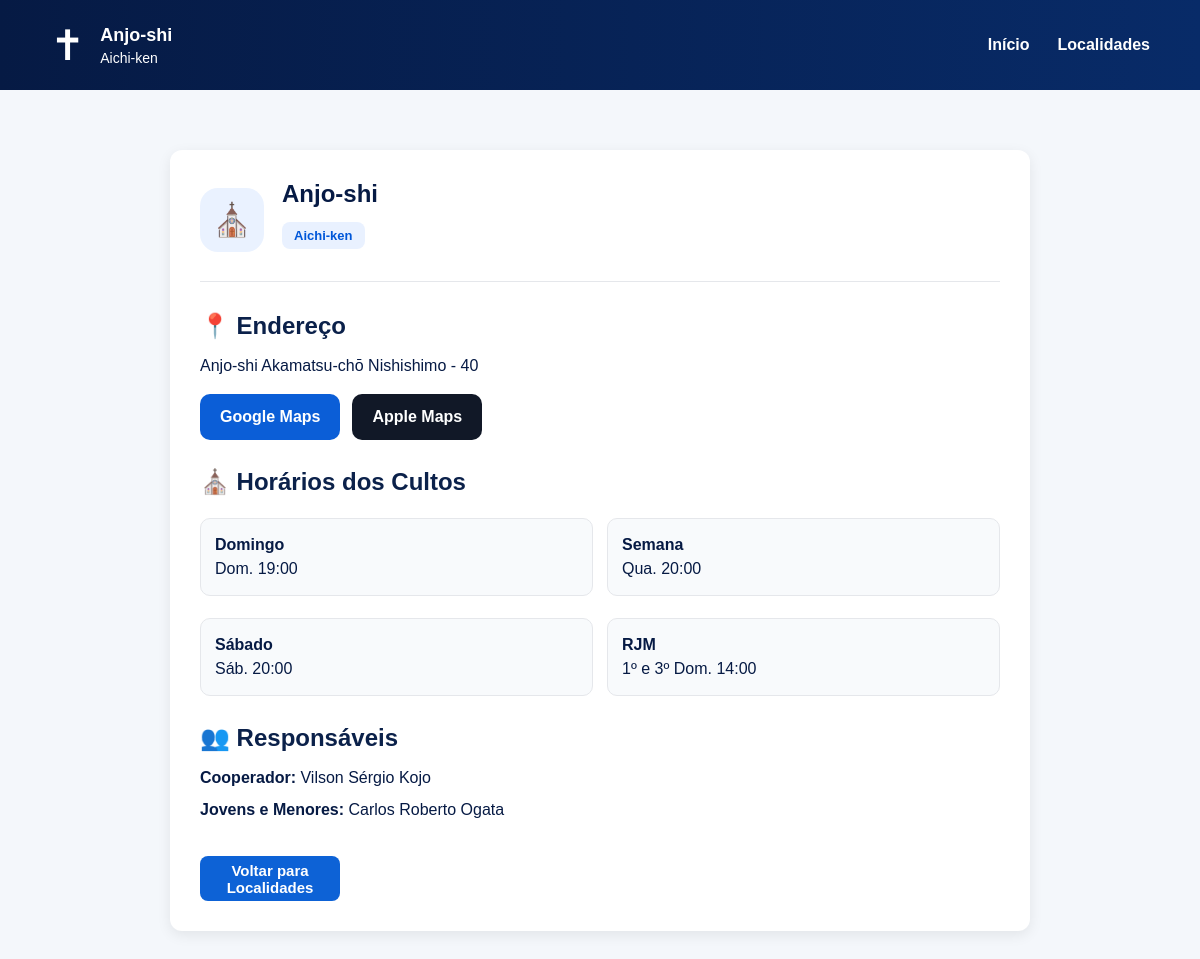
The app's page /localidade/anjo with its own data.
### tables this page shows
CREATE TABLE igrejas (
            id INTEGER PRIMARY KEY AUTOINCREMENT,
            estado TEXT NOT NULL,
            cidade TEXT NOT NULL,
            slug TEXT NOT NULL UNIQUE,
            culto_domingo TEXT,
            culto_semana TEXT,
            culto_sabado TEXT,
            rjm TEXT,
            endereco TEXT,
            cooperador TEXT,
            jovens TEXT
        , latitude TEXT, longitude TEXT);

### app.py (the view)
@app.route("/localidade/<slug>")
def localidade(slug):
    conn = conectar()
    igreja = conn.execute(
        "SELECT * FROM igrejas WHERE slug = ?",
        (slug,)
    ).fetchone()
    conn.close()
    if not igreja:
        return redirect(url_for("localidades"))
    igreja = preparar_igreja(igreja)
    return render_template(
        "localidade.html",
        igreja=igreja
    )

### app.py (called while the page is built, shortened)
def conectar():
    conn = sqlite3.connect("avisos.db")
    conn.row_factory = sqlite3.Row
    return conn

def endereco_disponivel(endereco):
    return endereco and endereco.strip().lower() != "consultar o ministério"

def coordenadas_disponiveis(igreja):
    return igreja["latitude"] and igreja["longitude"]

def montar_consulta_mapa(igreja, endereco):
    partes = [endereco.strip()]
    cidade = igreja["cidade"]
    estado = igreja["estado"]
    if cidade and cidade not in endereco and not endereco_tem_municipio(endereco):
        partes.append(cidade)
    if estado and estado not in endereco:
        partes.append(estado)
    partes.append("Japan")
    return ", ".join(partes)

def montar_links_mapa(igreja):
    endereco = igreja["endereco"]
    tem_coordenadas = coordenadas_disponiveis(igreja)
    if not tem_coordenadas and not endereco_disponivel(endereco):
        return []
    enderecos = [
        parte.strip()
        for parte in (endereco or "").split(" / ")
        if parte.strip()
    ]
    links = []
    for indice, endereco_item in enumerate(enderecos, start=1):
        consulta = montar_consulta_mapa(igreja, endereco_item)
        consulta_url = quote_plus(consulta)
        rotulo = "Endereço" if len(enderecos) == 1 else f"Local {indice}"
        links.append({
            "rotulo": rotulo,
            "consulta": consulta,
            "google": f"https://www.google.com/maps/dir/?api=1&destination={consulta_url}",
            "apple": f"https://maps.apple.com/?q={consulta_url}"
        })
    return links

def preparar_igreja(igreja):
    dados = dict(igreja)
    dados["mapa_links"] = montar_links_mapa(igreja)
    return dados

### templates/localidade.html (shortened to what this page needs)
<!DOCTYPE html>
<html lang="pt-br">
<head>
    <link rel="stylesheet"
          href="{{ url_for('static', filename='css/style.css') }}">
</head>
<body>
<header class="topo">
    <div class="logo">
        <div class="icone">✝</div>
        <div>
            <h1>{{ igreja["cidade"] }}</h1>
            <p>{{ igreja["estado"] }}</p>
        </div>
    </div>
    <nav>
        <a href="{{ url_for('index') }}">Início</a>
        <a href="{{ url_for('localidades') }}">Localidades</a>
    </nav>
</header>
<main class="pagina-localidade">
    <section class="card-detalhe-localidade">
        <div class="localidade-hero">
            <div class="localidade-icone">⛪</div>
            <div>
                <h1>{{ igreja["cidade"] }}</h1>
                <span class="estado">{{ igreja["estado"] }}</span>
            </div>
        </div>
        <div class="bloco-info">
            <h2>📍 Endereço</h2>
            <p>
                {{ igreja["endereco"] or "Não informado" }}
            </p>
            {% if igreja["mapa_links"] %}
                <div class="botoes-mapa">
                    {% for mapa in igreja["mapa_links"] %}
                    <a
                        href="{{ mapa['google'] }}"
                        target="_blank"
                        rel="noopener"
                        class="btn-mapa">
                        Google Maps{% if igreja["mapa_links"]|length > 1 %} - {{ mapa["rotulo"] }}{% endif %}
                    </a>
                    <a
                        href="{{ mapa['apple'] }}"
                        target="_blank"
                        rel="noopener"
                        class="btn-mapa btn-apple">
                        Apple Maps{% if igreja["mapa_links"]|length > 1 %} - {{ mapa["rotulo"] }}{% endif %}
                    </a>
                    {% endfor %}
                </div>
            {% else %}
                <p class="aviso-endereco">
                    Este local utiliza salão alternativo. Favor consultar o ministério.
                </p>
            {% endif %}
        </div>
        <div class="bloco-info">
            <h2>⛪ Horários dos Cultos</h2>
            <div class="grade-horarios">
                <p><strong>Domingo</strong><br>{{ igreja["culto_domingo"] or "Não informado" }}</p>
                <p><strong>Semana</strong><br>{{ igreja["culto_semana"] or "Não informado" }}</p>
                <p><strong>Sábado</strong><br>{{ igreja["culto_sabado"] or "Não informado" }}</p>
                <p><strong>RJM</strong><br>{{ igreja["rjm"] or "Não informado" }}</p>
            </div>
        </div>
        <div class="bloco-info">
            <h2>👥 Responsáveis</h2>
            <p>
                <strong>Cooperador:</strong>
                {{ igreja["cooperador"] or "Não informado" }}
            </p>
            <p>
                <strong>Jovens e Menores:</strong>
                {{ igreja["jovens"] or "Não informado" }}
            </p>
        </div>
        <div class="acoes-localidade">
            <a class="btn-editar"
               href="{{ url_for('localidades') }}">
                Voltar para Localidades
            </a>
        </div>
    </section>
</main>
</body>
</html>

### static/css/style.css (style rules this page uses)
* { margin: 0; padding: 0; box-sizing: border-box; }
html { scroll-behavior: smooth; }
body { font-family: Arial, Helvetica, sans-serif; background: #f4f7fb; color: #061a44; }
.topo { background: linear-gradient(90deg, #061a44, #082b68); color: white; min-height: 90px; padding: 0 50px; display: flex; justify-content: space-between; align-items: center; }
.logo { display: flex; align-items: center; gap: 15px; }
.icone { font-size: 42px; }
.logo h1 { font-size: 18px; font-weight: 800; }
.logo p { font-size: 14px; margin-top: 4px; }
nav { display: flex; align-items: center; gap: 28px; }
nav a { color: white; text-decoration: none; font-weight: 600; }
.btn-editar, .btn-apagar { width: 140px !important; height: 45px !important; display: flex; align-items: center; justify-content: center; border-radius: 8px; font-weight: bold; font-size: 15px; text-decoration: none; border: none; cursor: pointer; box-sizing: border-box; }
.btn-editar { background: #0d62d6; color: white; }
.estado { display: inline-block; background: #e9f1ff; color: #0057d9; padding: 6px 12px; border-radius: 8px; margin: 10px 0; font-size: 13px; font-weight: bold; }
.pagina-localidade { max-width: 900px; margin: 40px auto; padding: 20px; }
.card-detalhe-localidade { background: white; padding: 30px; border-radius: 12px; box-shadow: 0 4px 14px rgba(0,0,0,0.08); }
.card-detalhe-localidade h1 { margin-bottom: 10px; }
.card-detalhe-localidade h2 { margin-top: 25px; margin-bottom: 10px; color: #061a44; }
.card-detalhe-localidade p { margin-top: 8px; line-height: 1.5; }
.card-detalhe-localidade .btn-editar { display: inline-flex; align-items: center; justify-content: center; width: 240px; height: 50px; text-align: center; text-decoration: none; background: #0d62d6; color: white; border-radius: 8px; font-weight: bold; }
.estado { display: inline-block; width: fit-content; background: #e9f1ff; color: #0057d9; padding: 6px 12px; border-radius: 8px; margin: 4px 0 10px 0; font-size: 13px; font-weight: bold; }
.localidade-hero { display: flex; align-items: center; gap: 18px; margin-bottom: 30px; padding-bottom: 22px; border-bottom: 1px solid #e5e7eb; }
.localidade-icone { width: 64px; height: 64px; border-radius: 18px; background: #eaf2ff; color: #0b5ed7; display: flex; align-items: center; justify-content: center; font-size: 32px; }
.bloco-info { margin-top: 28px; }
.bloco-info h2 { margin-bottom: 14px; color: #0b214a; }
.botoes-mapa { display: flex; gap: 12px; margin-top: 16px; flex-wrap: wrap; }
.btn-mapa { background: #0b5ed7; color: white; text-decoration: none; padding: 14px 20px; border-radius: 10px; font-weight: 700; display: inline-block; }
.btn-apple { background: #111827; }
.grade-horarios { display: grid; grid-template-columns: repeat(2, minmax(0, 1fr)); gap: 14px; }
.grade-horarios p { background: #f8fafc; padding: 14px; border-radius: 10px; border: 1px solid #e5e7eb; }
.acoes-localidade { margin-top: 34px; }

### records on screen
igrejas: cidade "Anjo-shi", estado "Aichi-ken", endereco "Anjo-shi Akamatsu-chō Nishishimo - 40", culto_domingo "Dom. 19:00", culto_semana "Qua. 20:00", culto_sabado "Sáb. 20:00", rjm "1º e 3º Dom. 14:00", cooperador "Vilson Sérgio Kojo", jovens "Carlos Roberto Ogata"
